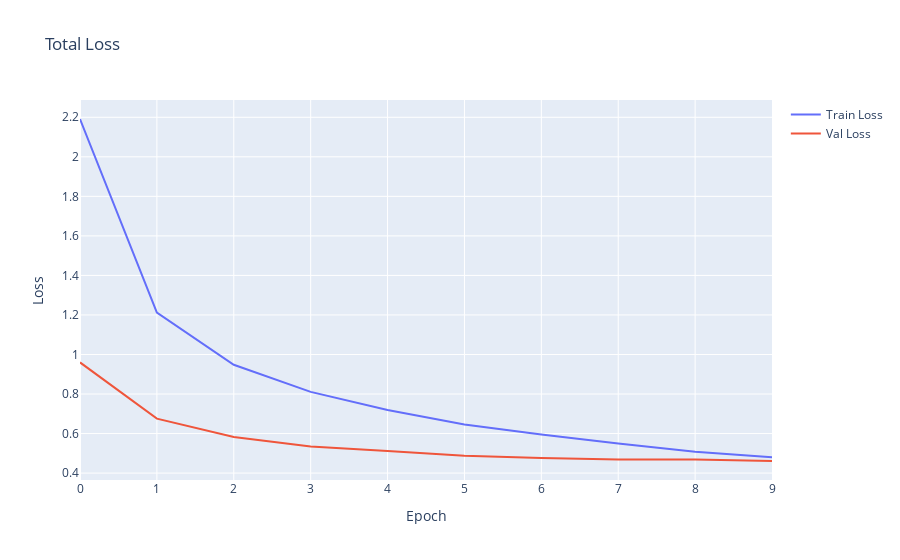
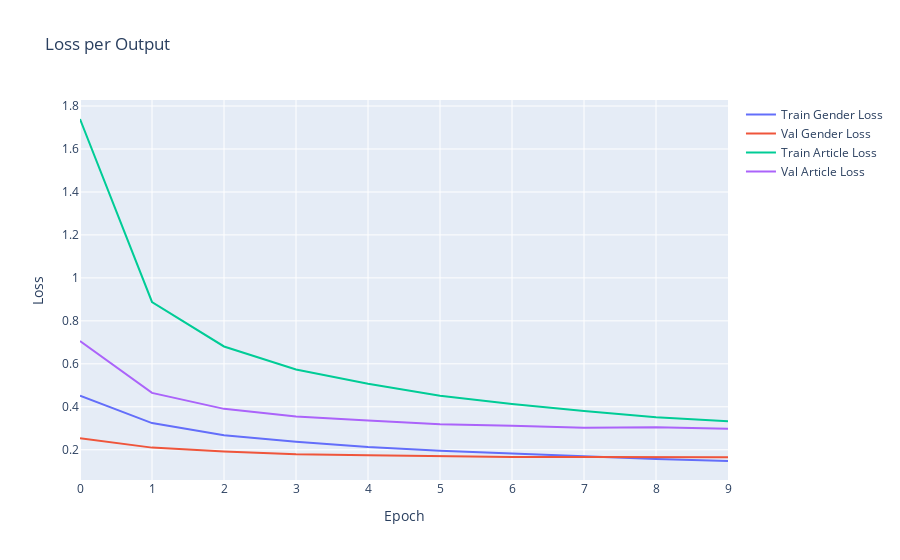
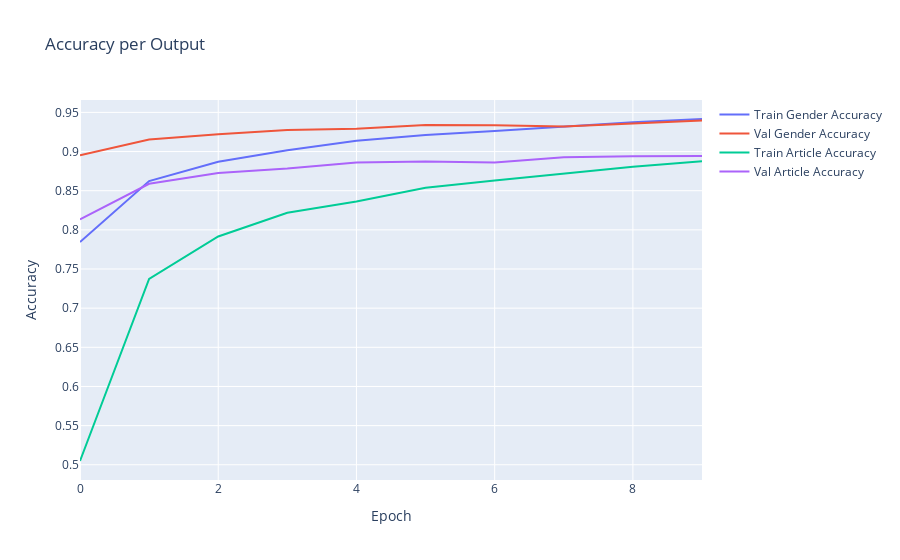

Write notebook code for charts like these, in order.
### Code cell
# Całkowita strata
fig_loss_total = go.Figure()
fig_loss_total.add_trace(go.Scatter(y=history.history['loss'], mode='lines', name='Train Loss'))
fig_loss_total.add_trace(go.Scatter(y=history.history['val_loss'], mode='lines', name='Val Loss'))
fig_loss_total.update_layout(title='Total Loss', xaxis_title='Epoch', yaxis_title='Loss')
fig_loss_total.show()

# Strata per output
fig_loss_outputs = go.Figure()
fig_loss_outputs.add_trace(go.Scatter(y=history.history['gender_loss'], mode='lines', name='Train Gender Loss'))
fig_loss_outputs.add_trace(go.Scatter(y=history.history['val_gender_loss'], mode='lines', name='Val Gender Loss'))
fig_loss_outputs.add_trace(go.Scatter(y=history.history['article_loss'], mode='lines', name='Train Article Loss'))
fig_loss_outputs.add_trace(go.Scatter(y=history.history['val_article_loss'], mode='lines', name='Val Article Loss'))
fig_loss_outputs.update_layout(title='Loss per Output', xaxis_title='Epoch', yaxis_title='Loss')
fig_loss_outputs.show()

# ACC per output
fig_acc = go.Figure()

fig_acc.add_trace(go.Scatter(y=history.history['gender_accuracy'], mode='lines', name='Train Gender Accuracy'))
fig_acc.add_trace(go.Scatter(y=history.history['val_gender_accuracy'], mode='lines', name='Val Gender Accuracy'))

fig_acc.add_trace(go.Scatter(y=history.history['article_accuracy'], mode='lines', name='Train Article Accuracy'))
fig_acc.add_trace(go.Scatter(y=history.history['val_article_accuracy'], mode='lines', name='Val Article Accuracy'))

fig_acc.update_layout(title='Accuracy per Output', xaxis_title='Epoch', yaxis_title='Accuracy')
fig_acc.show()

### Figure 1 — Plotly figure (JSON) as saved in the notebook; plotly's stock layout.template omitted (floating-point values rounded to 4 significant figures)
{"data": [{"mode": "lines", "name": "Train Loss", "type": "scatter", "y": [2.191, 1.212, 0.948, 0.8108, 0.7197, 0.6462, 0.5955, 0.5496, 0.5084, 0.48]}, {"mode": "lines", "name": "Val Loss", "type": "scatter", "y": [0.96, 0.6753, 0.5826, 0.534, 0.5114, 0.4873, 0.4764, 0.4685, 0.4681, 0.4612]}], "layout": {"title": {"text": "Total Loss"}, "xaxis": {"title": {"text": "Epoch"}}, "yaxis": {"title": {"text": "Loss"}}}}

### Figure 2 — Plotly figure (JSON) as saved in the notebook; plotly's stock layout.template omitted (floating-point values rounded to 4 significant figures)
{"data": [{"mode": "lines", "name": "Train Gender Loss", "type": "scatter", "y": [0.4517, 0.3241, 0.2672, 0.2377, 0.2123, 0.1953, 0.1826, 0.1697, 0.1568, 0.1477]}, {"mode": "lines", "name": "Val Gender Loss", "type": "scatter", "y": [0.2538, 0.21, 0.1923, 0.1795, 0.175, 0.1699, 0.1661, 0.1666, 0.1653, 0.1652]}, {"mode": "lines", "name": "Train Article Loss", "type": "scatter", "y": [1.74, 0.8879, 0.6808, 0.5734, 0.5075, 0.4514, 0.413, 0.38, 0.3516, 0.3324]}, {"mode": "lines", "name": "Val Article Loss", "type": "scatter", "y": [0.7059, 0.4648, 0.3904, 0.3551, 0.3365, 0.3183, 0.3118, 0.303, 0.3049, 0.298]}], "layout": {"title": {"text": "Loss per Output"}, "xaxis": {"title": {"text": "Epoch"}}, "yaxis": {"title": {"text": "Loss"}}}}

### Figure 3 — Plotly figure (JSON) as saved in the notebook; plotly's stock layout.template omitted (floating-point values rounded to 4 significant figures)
{"data": [{"mode": "lines", "name": "Train Gender Accuracy", "type": "scatter", "y": [0.7844, 0.8623, 0.887, 0.9016, 0.9138, 0.921, 0.9264, 0.932, 0.9373, 0.9416]}, {"mode": "lines", "name": "Val Gender Accuracy", "type": "scatter", "y": [0.8952, 0.9154, 0.9219, 0.9275, 0.9292, 0.9341, 0.9336, 0.9321, 0.9357, 0.9397]}, {"mode": "lines", "name": "Train Article Accuracy", "type": "scatter", "y": [0.5048, 0.7374, 0.7915, 0.8217, 0.8362, 0.8539, 0.8631, 0.8716, 0.8807, 0.8876]}, {"mode": "lines", "name": "Val Article Accuracy", "type": "scatter", "y": [0.8134, 0.8589, 0.8727, 0.8783, 0.886, 0.8872, 0.886, 0.8927, 0.8939, 0.8942]}], "layout": {"title": {"text": "Accuracy per Output"}, "xaxis": {"title": {"text": "Epoch"}}, "yaxis": {"title": {"text": "Accuracy"}}}}
